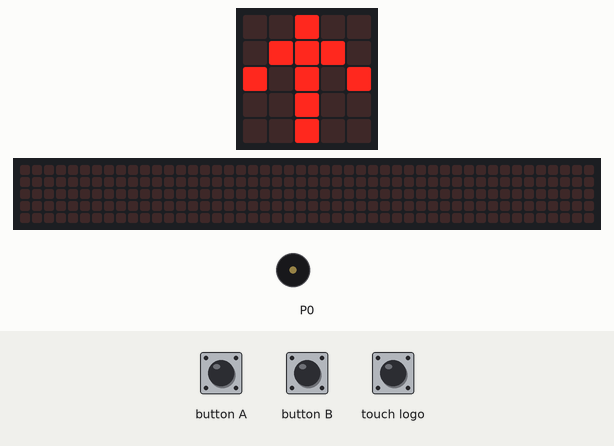
This program was run on a simulated BBC micro:bit (MakeCode). On the bench: the board's 5×5 LED display, a strip that is not on the board, showing the scrolling text unrolled, buzzer (waves = sounding). Inputs (shaded band) come from the test bench. A reset restarts the program; random numbers come from a fixed seed; the 48×5 strip is a reading aid, not a part: it shows the text the display is scrolling, unrolled, one strip-width of it at a time.

Above: at 1.6 s.
1.7 s: touch logo pressed for 0.15 s
At 2.3 s:
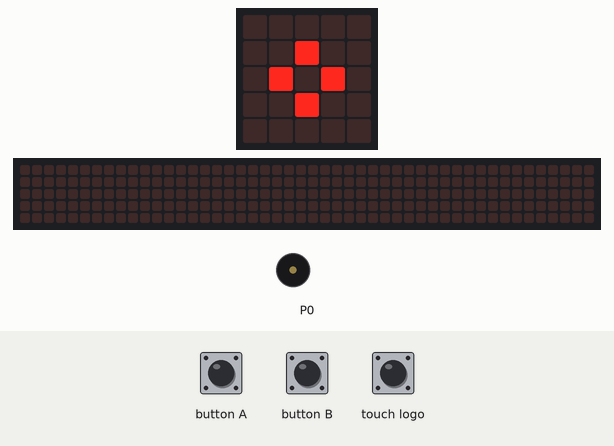
4.8 s: button A pressed for 0.15 s
At 5.02 s:
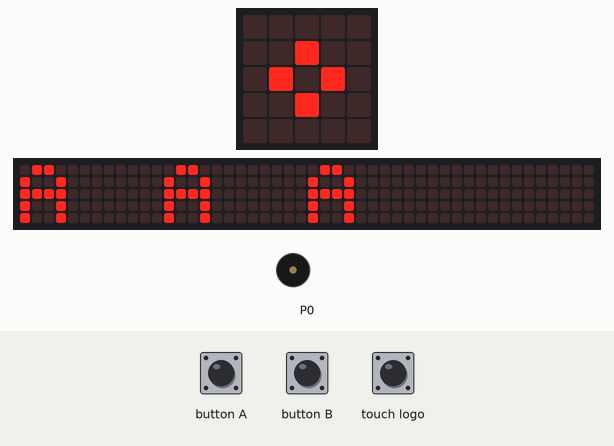
At 6.7 s:
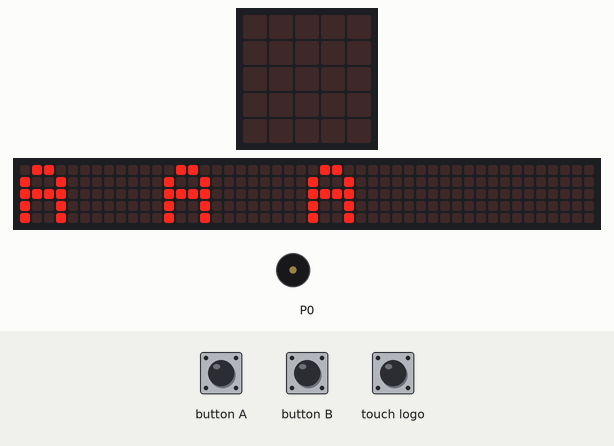
Timing chart, 0 to 8.2 s (numbered marks = the images above; inputs shaded):
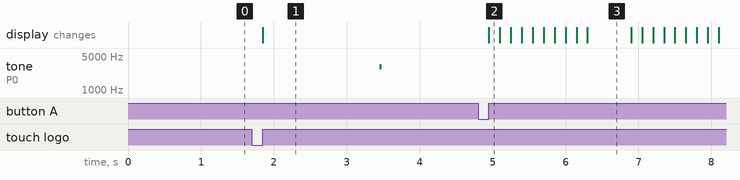

The program:

main.ts
```typescript
input.onButtonPressed(Button.A, function () {
    if (Ok) {
        basic.showString("A A A")
    } else {
        basic.showString("B B B")
    }
    control.reset()
})
input.onButtonPressed(Button.B, function () {
    if (Ok) {
        basic.showString("B B B")
    } else {
        basic.showString("A A A")
    }
    control.reset()
})
input.onLogoEvent(TouchButtonEvent.Pressed, function () {
    basic.showIcon(IconNames.SmallDiamond)
    basic.pause(Tempo * 100)
    Ok = 1
    music.playTone(3000, music.beat(BeatFraction.Sixteenth))
})
let Ok = 0
let Tempo = 0
Tempo = randint(2, 45)
Ok = 0
basic.showLeds(`
    . . # . .
    . # # # .
    # . # . #
    . . # . .
    . . # . .
    `)
```

test.ts
```typescript
// les tests vont ici ; cela ne sera pas compilé si ce paquet est utilisé en tant qu'extension.
```

Measured:
- after the input at 1.7 s, tone on P0: silent → 3000 Hz after 1.8 s, → silent 0.03 s later; the display: changes after 0.15 s (image 1)
- after the input at 4.8 s, the display: changes after 0.15 s (image 2)
- what the display in image 3 shows lasts 0.6 s, from 6.3 s to 6.9 s
